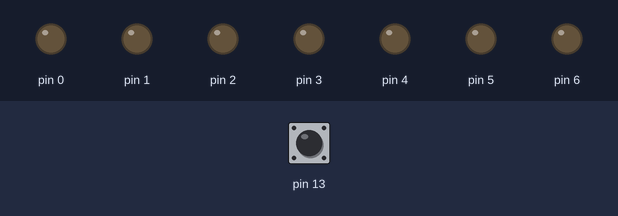
Bench run of a sketch on a simulated Arduino Uno, built with avr-gcc and run on an emulated ATmega328P. On the bench: output pins drawn as LEDs (lit = HIGH). Dashed ring = blinking. The test bench sets the inputs (shaded band); at power-on: pin 13 HIGH.

Above: at 1.2 s.
1.3 s: pin 13 pulsed LOW 5 times (0.12 s each, 0.3 s apart)
At 1.57 s:
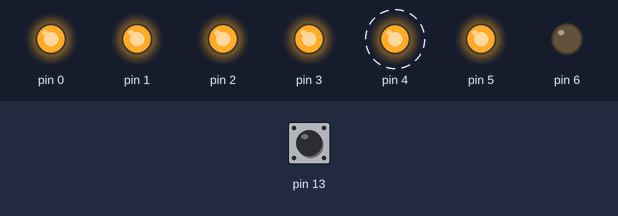
At 3.2 s:
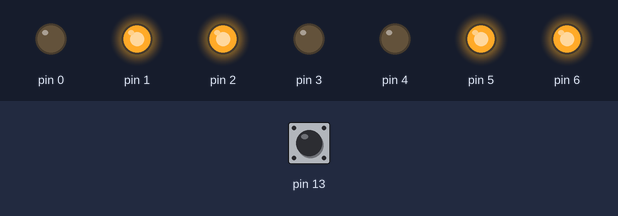
4.3 s: pin 13 pulsed LOW 2 times (0.12 s each, 0.3 s apart)
At 6.0 s:
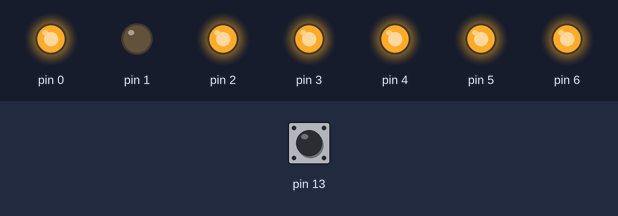
Timing chart, 0 to 7.5 s (numbered marks = the images above; inputs shaded):
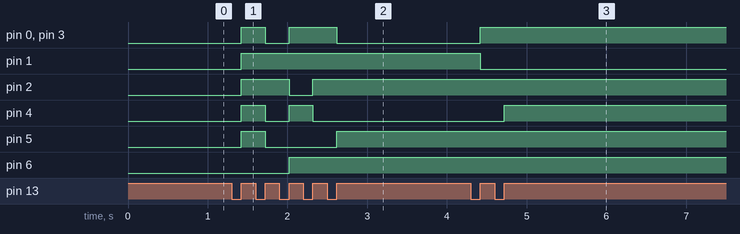

The sketch:

_4_7SEG_SSD1D_BUTTON_display_no_on_press.ino
```cpp
char c=-1;
void setup() {
  // put your setup code here, to run once:
char i;
for(i=0;i<7;i++)
{
  pinMode(i,OUTPUT);
}
pinMode(13,INPUT);
}

void loop() {
  // put your main code here, to run repeatedly:
if(digitalRead(13)==0)
{
  while(digitalRead(13)==0);
  c++;
  printssd(c);
}
if(c==9)
{
  c=-1;
}
}
void printssd(char x)
{
  if(x==0)
  {
    digitalWrite(0,HIGH);
    digitalWrite(1,HIGH);
    digitalWrite(2,HIGH);
    digitalWrite(3,HIGH);
    digitalWrite(4,HIGH);
    digitalWrite(5,HIGH);
    digitalWrite(6,LOW);
  }
  else if(x==1)
  {
    digitalWrite(0,LOW);
    digitalWrite(1,HIGH);
    digitalWrite(2,HIGH);
    digitalWrite(3,LOW);
    digitalWrite(4,LOW);
    digitalWrite(5,LOW);
    digitalWrite(6,LOW);
  }
  else if(x==2)
  {
    digitalWrite(0,HIGH);
    digitalWrite(1,HIGH);
    digitalWrite(2,LOW);
    digitalWrite(3,HIGH);
    digitalWrite(4,HIGH);
    digitalWrite(5,LOW);
    digitalWrite(6,HIGH);
  }
  else if(x==3)
  {
    digitalWrite(0,HIGH);
    digitalWrite(1,HIGH);
    digitalWrite(2,HIGH);
    digitalWrite(3,HIGH);
    digitalWrite(4,LOW);
    digitalWrite(5,LOW);
    digitalWrite(6,HIGH);
  }
  else if(x==4)
  {
    digitalWrite(0,LOW);
    digitalWrite(1,HIGH);
    digitalWrite(2,HIGH);
    digitalWrite(3,LOW);
    digitalWrite(4,LOW);
    digitalWrite(5,HIGH);
    digitalWrite(6,HIGH);
  }
  else if(x==5)
  {
    digitalWrite(0,HIGH);
    digitalWrite(1,LOW);
    digitalWrite(2,HIGH);
    digitalWrite(3,HIGH);
    digitalWrite(4,LOW);
    digitalWrite(5,HIGH);
    digitalWrite(6,HIGH);
  }
  else if(x==6)
  {
    digitalWrite(0,HIGH);
    digitalWrite(1,LOW);
    digitalWrite(2,HIGH);
    digitalWrite(3,HIGH);
    digitalWrite(4,HIGH);
    digitalWrite(5,HIGH);
    digitalWrite(6,HIGH);
  }
  else if(x==7)
  {
    digitalWrite(0,HIGH);
    digitalWrite(1,HIGH);
    digitalWrite(2,HIGH);
    digitalWrite(3,LOW);
    digitalWrite(4,LOW);
    digitalWrite(5,LOW);
    digitalWrite(6,LOW);
  }
  else if(x==8)
  {
    digitalWrite(0,HIGH);
    digitalWrite(1,HIGH);
    digitalWrite(2,HIGH);
    digitalWrite(3,HIGH);
    digitalWrite(4,HIGH);
    digitalWrite(5,HIGH);
    digitalWrite(6,HIGH);
  }
  else if(x==9)
  {
    digitalWrite(0,HIGH);
    digitalWrite(1,HIGH);
    digitalWrite(2,HIGH);
    digitalWrite(3,HIGH);
    digitalWrite(4,LOW);
    digitalWrite(5,HIGH);
    digitalWrite(6,HIGH);
  }
}
```

Measured:
- after the input at 1.3 s, pin 0: LOW → HIGH after 0.12 s, → LOW 0.30 s later, → HIGH 0.30 s later, → LOW 0.60 s later; pin 1: LOW → HIGH after 0.12 s
- after the input at 4.3 s, pin 0, pin 3: LOW → HIGH after 0.12 s; pin 1: HIGH → LOW after 0.12 s; pin 4: LOW → HIGH after 0.42 s
